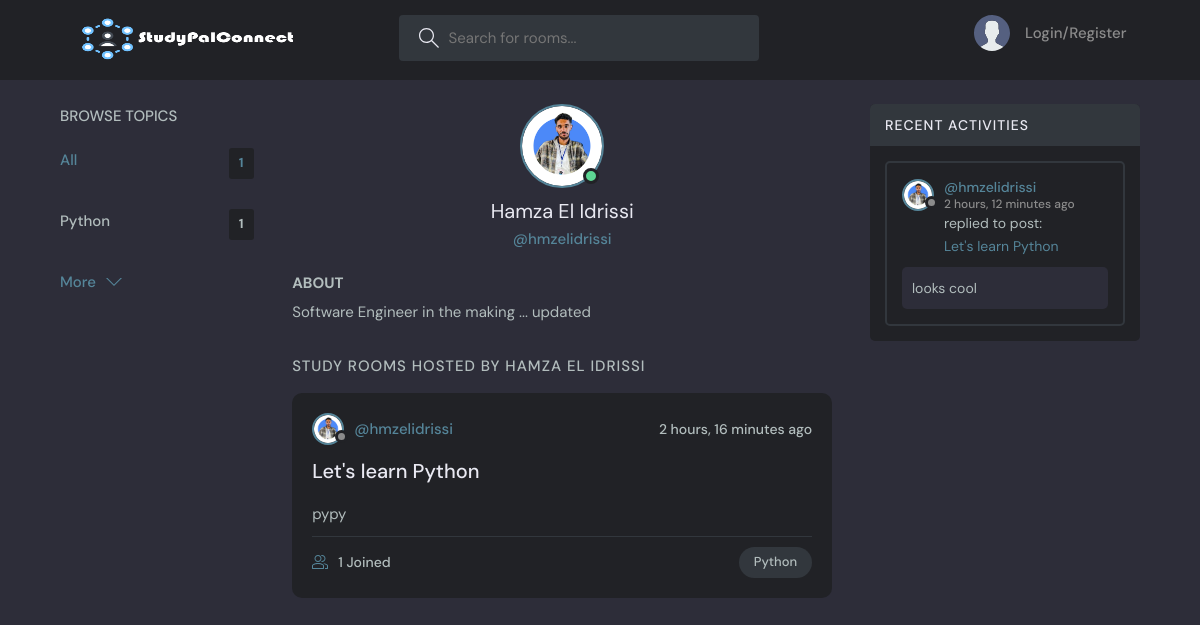
Before: /profile/1 with the older database file.
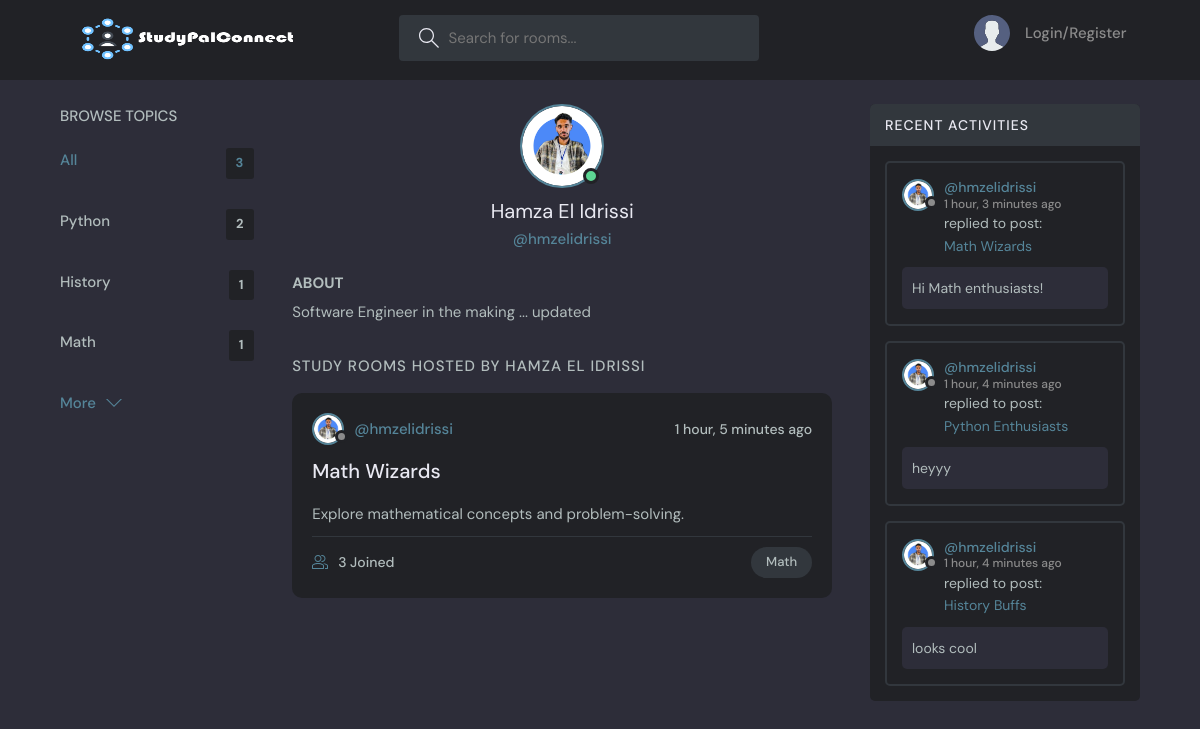
After: the same page with the newer database file.
### Core/models.py (models this page shows, shortened)
class Topic(models.Model):
    name = models.CharField(max_length=200)

class User(AbstractUser):
    full_name = models.CharField(max_length=200, null=True)
    email = models.EmailField(unique=True, null=True)
    username = models.CharField(max_length=150, unique=True)
    avatar = models.ImageField(blank=True, null=True, default="avatar.svg")
    bio = models.TextField(max_length=500, blank=True)

class Room(models.Model):
    host = models.ForeignKey(User, on_delete=models.SET_NULL, null=True)
    topic = models.ForeignKey(Topic, on_delete=models.SET_NULL, null=True)
    name = models.CharField(max_length=200)
    description = models.TextField(null=True, blank=True)
    participants = models.ManyToManyField(User, related_name='participants', blank=True)
    updated = models.DateTimeField(auto_now=True)
    created = models.DateTimeField(auto_now_add=True)
    class Meta:
        ordering = ['-created', '-updated']
    def __str__(self):
        return self.name

class Message(models.Model):
    user = models.ForeignKey(User, on_delete=models.CASCADE)
    room = models.ForeignKey(Room, on_delete=models.CASCADE)
    body = models.TextField()
    updated = models.DateTimeField(auto_now=True)
    created = models.DateTimeField(auto_now_add=True)
    class Meta:
        ordering = ['-created', '-updated']

### Core/views.py (the view)
# urls.py: path('profile/<str:pk>', views.user_profile, name='profile'),
def user_profile(request, pk):
    user = User.objects.get(id=pk)
    rooms = user.room_set.all()
    room_messages = user.message_set.all()
    topics = Topic.objects.all()
    context = {
        'user': user,
        'rooms': rooms,
        'room_messages': room_messages,
        'topics': topics
    }
    return render(request, 'Core/profile.html', context)

### templates/Core/profile.html (shortened to what this page needs)
{% extends 'base.html' %}
{% block content %}
<main class="profile-page layout layout--3">
    <div class="container">
        {% include 'Core/topics_component.html' %}
      <div class="roomList">
        <div class="profile">
          <div class="profile__avatar">
            <div class="avatar avatar--large active">
              <img alt="avatar" src="{{ user.avatar.url }}" />
            </div>
          </div>
          <div class="profile__info">
            <h3>{{ user.full_name}}</h3>
            <p>@{{ user.username}}</p>
          </div>
          <div class="profile__about">
            <h3>About</h3>
            <p>
                {{ user.bio }}
            </p>
          </div>
        </div>
        <div class="roomList__header">
          <div>
            <h2>Study Rooms Hosted by {{ user.full_name }}
            </h2>
          </div>
        </div>
        {% include 'Core/feed_component.html' %}
      </div>
        {% include 'Core/activity_component.html' %}
    </div>
</main>
{% endblock %}

### templates/base.html (shortened to what this page needs)
<!DOCTYPE html>
{% load static %}
<html lang="en">
  <head>
    <link rel="stylesheet" href="{% static 'styles/style.css' %}" />
  </head>
  <body>
    {% include 'navbar.html' %}
    {% block content %}{% endblock %}
  </body>
</html>

### templates/navbar.html (shortened to what this page needs)
{% load static %}
<header class="header header--loggedIn">
  <div class="container">
    <a href="{% url 'home' %}" class="header__logo">
      <img src="{% static 'images/logo.png' %}" />
    </a>
    <form class="header__search" method="GET" action="{% url 'home' %}">
      <label>
        <input name="q" placeholder="Search for rooms..." />
      </label>
    </form>
    <nav class="header__menu">
    {% if request.user.is_authenticated %}
      <div class="header__user">
        <a href="{% url 'profile' request.user.id %}">
          <div class="avatar avatar--medium active">
            <img src="{{ request.user.avatar.url }}" />
          </div>
          <p>{{ request.user.full_name }} <span>@{{ request.user.username }}</span></p>
        </a>
        <button class="dropdown-button">
          <svg version="1.1" xmlns="http://www.w3.org/2000/svg" width="32" height="32" viewBox="0 0 32 32">
            <title>chevron-down</title>
            <path d="M16 21l-13-13h-3l16 16 16-16h-3l-13 13z"></path>
          </svg>
        </button>
      </div>
    {% else %}
      <a href="{% url 'login' %}">
        <img src="{% static 'images/avatar.svg' %}" />
        <p>Login/Register</p>
      </a>
    {% endif %}
    </nav>
  </div>
</header>

### templates/Core/topics_component.html
<div class="topics">
  <div class="topics__header">
    <h2>Browse Topics</h2>
  </div>
  <ul class="topics__list">
    <li>
      <a href="" class="active">All <span>{{ topics.count }}</span></a>
    </li>
  {% for topic in topics %}
    <li>
      <a href="{% url 'home' %}?q={{ topic.name }}">{{ topic.name }} <span>{{ topic.room_set.all.count }}</span></a>
    </li>
  {% endfor %}
  </ul>
  <a class="btn btn--link" href="{% url 'topics' %}">
    More
    <svg version="1.1" xmlns="http://www.w3.org/2000/svg" width="32" height="32" viewBox="0 0 32 32">
      <title>chevron-down</title>
      <path d="M16 21l-13-13h-3l16 16 16-16h-3l-13 13z"></path>
    </svg>
  </a>
</div>

### templates/Core/feed_component.html (shortened to what this page needs)
{% for room in rooms %}
<div class="roomListRoom">
    <div class="roomListRoom__header">
      <a href="{% url 'profile' room.host.id %}" class="roomListRoom__author">
        <div class="avatar avatar--small">
          <img src="{{ room.host.avatar.url }}" />
        </div>
        <span>@{{ room.host.username }}</span>
      </a>
      <div class="roomListRoom__actions">
        <span>{{ room.created|timesince }} ago</span>
      </div>
    </div>
    <div class="roomListRoom__content">
      <a href="{% url 'room' room.id %}">{{ room.name }}</a>
        <p>
            {{ room.description }}
        </p>
    </div>
    <div class="roomListRoom__meta">
      <a href="{% url 'room' room.id %}" class="roomListRoom__joined">
        {{ room.participants.all.count }} Joined
      </a>
      <p class="roomListRoom__topic">{{ room.topic.name }}</p>
    </div>
</div>
{% endfor %}

### templates/Core/activity_component.html (shortened to what this page needs)
<div class="activities">
  <div class="activities__header">
    <h2>Recent Activities</h2>
  </div>
    {% for message in room_messages %}
  <div class="activities__box">
    <div class="activities__boxHeader roomListRoom__header">
      <a href="{% url 'profile' message.user.id %}" class="roomListRoom__author">
        <div class="avatar avatar--small">
          <img src="{{ message.user.avatar.url }}" />
        </div>
        <p>
          @{{ message.user.username }}
          <span>{{ message.created|timesince }} ago</span>
        </p>
      </a>
    </div>
    <div class="activities__boxContent">
      <p>replied to post:
          <a href="{% url 'room' message.room.id %}">{{ message.room }}</a>
      </p>
      <div class="activities__boxRoomContent">
          {{ message.body }}
      </div>
    </div>
  </div>
    {% endfor %}
</div>

Changed rows visible on the page:
removed Room: host.avatar (picture), host.username "hmzelidrissi", created "2 hours, 16 minutes", name "Let's learn Python", description "pypy", participants.all.count "1", topic.name "Python"
removed Message: user.avatar (picture), user.username "hmzelidrissi", created "2 hours, 12 minutes", room "Let's learn Python", body "looks cool"
computed for Topic "Python": room_set.all.count "1" → "2"
added Topic: name "History", room_set.all.count "1"
added Topic: name "Math", room_set.all.count "1"
added Room: host.avatar (picture), host.username "hmzelidrissi", created "1 hour, 5 minutes", name "Math Wizards", description "Explore mathematical concepts and problem-solving.", participants.all.count "3", topic.name "Math"
added Message: user.avatar (picture), user.username "hmzelidrissi", created "1 hour, 3 minutes", room "Math Wizards", body "Hi Math enthusiasts!"
added Message: user.avatar (picture), user.username "hmzelidrissi", created "1 hour, 4 minutes", room "Python Enthusiasts", body "heyyy"
added Message: user.avatar (picture), user.username "hmzelidrissi", created "1 hour, 4 minutes", room "History Buffs", body "looks cool"
Other visible differences:
{{ topics.count }}: "1" → "3"
